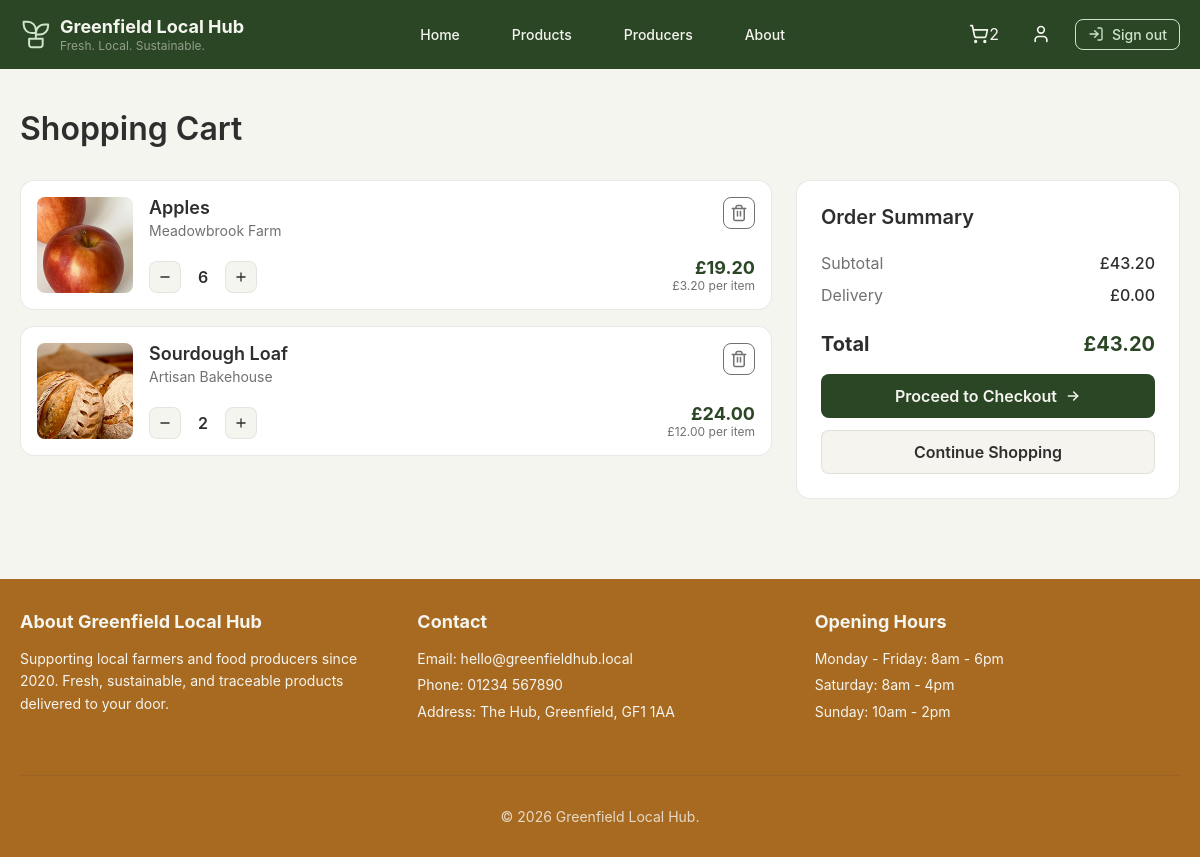
Page /basket (signed in) on the committed database.
### tables this page shows
CREATE TABLE basket_item (
basket_item_id INTEGER PRIMARY KEY AUTOINCREMENT,
basket_id INTEGER NOT NULL,
product_id INTEGER NOT NULL,
quantity INTEGER NOT NULL,
FOREIGN KEY (basket_id) REFERENCES basket(basket_id) ON DELETE CASCADE,
FOREIGN KEY (product_id) REFERENCES product(product_id) ON DELETE CASCADE
);

CREATE TABLE product (
product_id INTEGER PRIMARY KEY AUTOINCREMENT,
producer_id INTEGER NOT NULL,
name TEXT NOT NULL,
description TEXT NOT NULL,
price NUMERIC NOT NULL,
category TEXT NOT NULL,
image_url TEXT NOT NULL,
is_available INTEGER NOT NULL,
stock INTEGER NOT NULL,
FOREIGN KEY (producer_id) REFERENCES producer(producer_id) ON DELETE CASCADE
);

CREATE TABLE producer (
producer_id INTEGER PRIMARY KEY AUTOINCREMENT,
business_registration_number TEXT NOT NULL UNIQUE,
business_name TEXT NOT NULL,
business_email TEXT NOT NULL UNIQUE,
business_phone_number TEXT NOT NULL,
password_hash TEXT NOT NULL,
business_address TEXT NOT NULL,
description TEXT,
image_url TEXT,
production_method TEXT,
sustainability_info TEXT
);

### app.py (the view, shortened to what this page needs)
@app.route("/basket")
@login_required
def basket():
    db = get_db()
    basket = db.execute(
        "SELECT basket_id FROM basket WHERE customer_id = ?",
        (current_user.id,)
    ).fetchone()
    items = []
    subtotal = 0
    delivery = 0
    total = 0
    free_delivery_gap = 0
    if basket:
        items = db.execute(
            """
            SELECT
                bi.basket_item_id,
                bi.quantity,
                p.product_id,
                p.name,
                p.price,
                p.image_url,
                p.stock,
                pr.business_name
            FROM basket_item bi
            JOIN product p ON bi.product_id = p.product_id
            JOIN producer pr ON p.producer_id = pr.producer_id
            WHERE bi.basket_id = ?
            ORDER BY p.name COLLATE NOCASE
            """,
            (basket["basket_id"],)
        ).fetchall()
        subtotal = sum(item["quantity"] * item["price"] for item in items)
        if subtotal == 0:
            delivery = 0
        elif subtotal >= 30:
            delivery = 0
        else:
            delivery = 3.50
        total = subtotal + delivery
        free_delivery_gap = max(0, 30 - subtotal)
    db.close()
    return render_template(
        "basket.html",
        items=items,
        subtotal=subtotal,
        delivery=delivery,
        total=total,
        free_delivery_gap=free_delivery_gap
    )

### app.py (called while the page is built, shortened)
def get_db():
    db = sqlite3.connect("glh.db")
    db.row_factory = sqlite3.Row
    db.execute("PRAGMA foreign_keys = ON")
    return db

@login_manager.user_loader
def load_user(user_id):
    db = get_db()
    if user_id.startswith("customer:"):
        actual_id = user_id.replace("customer:", "", 1)
        user = db.execute(
            "SELECT * FROM customer WHERE customer_id = ?",
            (actual_id,)
        ).fetchone()
        db.close()
        if user:
            return User(
                id=user["customer_id"],
                name=user["name"],
                email=user["email"],
                password_hash=user["password_hash"],
                user_type="customer"
            )
    db.close()
    return None

def get_cart_count(db, customer_id):
    basket = db.execute(
        "SELECT basket_id FROM basket WHERE customer_id = ?",
        (customer_id,)
    ).fetchone()
    if not basket:
        return 0
    count = db.execute(
        """
        SELECT COUNT(*)
        FROM basket_item
        WHERE basket_id = ?
        """,
        (basket["basket_id"],)
    ).fetchone()[0]
    return count or 0

@app.context_processor
def inject_cart_count():
    if current_user.is_authenticated and current_user.user_type == "customer":
        db = get_db()
        count = get_cart_count(db, current_user.id)
        db.close()
        return {"cart_count": count}
    return {"cart_count": 0}

### templates/basket.html (shortened to what this page needs)
{% extends "base.html" %}
{% block content %}
<section class="basket-page">
  <div class="container basket-container">
    <h1 class="basket-page-title">Shopping Cart</h1>
    {% if items %}
    <div class="basket-layout">
      <div class="basket-items-column">
        {% for item in items %}
        <div class="basket-item-card">
          <div class="basket-item-main">
            <div class="basket-item-image-wrap">
              <img
                src="{{ item['image_url'] }}"
                alt="{{ item['name'] }}"
                class="basket-item-image"
              >
            </div>
            <div class="basket-item-details">
              <div class="basket-item-header">
                <div>
                  <h3 class="basket-item-name">{{ item['name'] }}</h3>
                  <p class="basket-item-producer">{{ item['business_name'] }}</p>
                </div>
                <form method="POST" action="{{ url_for('remove_basket_item', basket_item_id=item['basket_item_id']) }}">
                  <button type="submit" class="basket-delete-btn btn btn-secondary" aria-label="Remove item">
                  </button>
                </form>
              </div>
              <div class="basket-item-controls">
                <div class="basket-quantity-controls">
                  <form method="POST" action="{{ url_for('update_basket_item', basket_item_id=item['basket_item_id']) }}">
                    <button type="button" class="basket-qty-btn  btn-secondary" aria-label="Decrease quantity">
                      <svg xmlns="http://www.w3.org/2000/svg" width="14" height="14" viewBox="0 0 16 16" fill="none">
                        <path d="M3.33301 8H12.6663" stroke="currentColor" stroke-width="1.5" stroke-linecap="round" stroke-linejoin="round"/>
                      </svg>
                    </button>
                  </form>
                  <span class="basket-qty-value">{{ item['quantity'] }}</span>
                  <form method="POST" action="{{ url_for('update_basket_item', basket_item_id=item['basket_item_id']) }}">
                    <button type="submit" class="basket-qty-btn btn-secondary" aria-label="Increase quantity">
                    </button>
                  </form>
                </div>
                <div class="basket-item-price">
                  <div class="basket-item-total">£{{ '%.2f'|format(item['price'] * item['quantity']) }}</div>
                  <div class="basket-item-unit">£{{ '%.2f'|format(item['price']) }} per item</div>
                </div>
              </div>
            </div>
          </div>
        </div>
        {% endfor %}
      </div>
      <aside class="basket-summary-card">
        <h2>Order Summary</h2>
        <div class="basket-summary-row">
          <span>Subtotal</span>
          <span class="basket-summary-amount">£{{ '%.2f'|format(subtotal) }}</span>
        </div>
        <div class="basket-summary-row">
          <span>Delivery</span>
          <span class="basket-summary-amount">£{{ '%.2f'|format(delivery) }}</span>
        </div>
        <div class="basket-summary-divider"></div>
        <div class="basket-summary-total">
          <span>Total</span>
          <strong>£{{ '%.2f'|format(total) }}</strong>
        </div>
        <a href="{{ url_for('checkout') }}" class="basket-checkout-btn btn btn-primary">
          <span>Proceed to Checkout</span>
        </a>
        <a href="{{ url_for('products') }}" class="basket-continue-btn btn btn-secondary">
          Continue Shopping
        </a>
      </aside>
    </div>
    {% endif %}
  </div>
</section>
{% endblock %}

### rows in the picture
basket_item: image_url (picture), name "Apples", business_name "Meadowbrook Farm", quantity "6"
product: item['price']*item['quantity'] "19.20", price "3.20"
basket_item: image_url (picture), name "Sourdough Loaf", business_name "Artisan Bakehouse", quantity "2"
product: item['price']*item['quantity'] "24.00", price "12.00"

### other values in the picture
{{ cart_count }} "2"
{{ '%.2f'|format(subtotal) }} "43.20"
{{ '%.2f'|format(delivery) }} "0.00"
{{ '%.2f'|format(total) }} "43.20"
